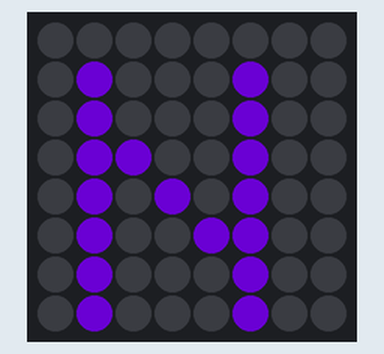
Simulated run of this program. Board: Raspberry Pi (BCM pin numbers) with a Sense HAT. On the bench: the Sense HAT's 8×8 RGB LED matrix. Dim RGB values are drawn brighter than linear; random numbers come from a fixed seed.

Above: at 0.1 s.
At 2.1 s:
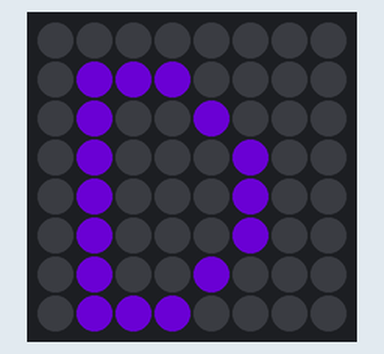
At 8.1 s:
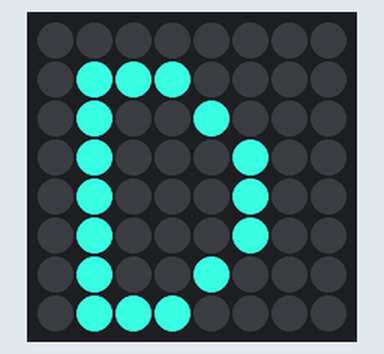
At 14.1 s:
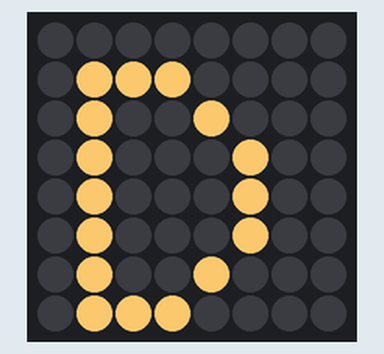
At 25.1 s:
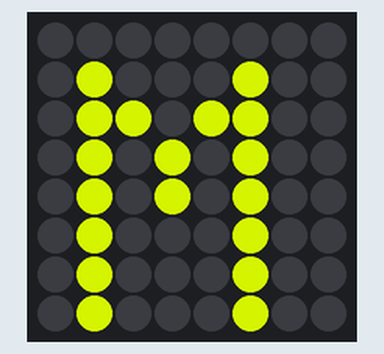
At 38.1 s:
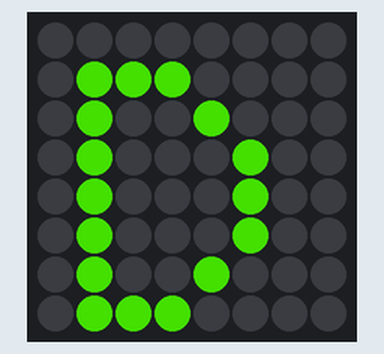

Measured:
- what the display in image 1 shows lasts 4.0 s, from 2.0 s to 6.0 s
- what the display in image 4 shows lasts 1.0 s, from 25.0 s to 26.0 s

The program:

nmd.py
```python
import time
import random
from sense_hat import SenseHat
# initialiseer
sense = SenseHat()
# rotate 180 degrees
sense.set_rotation(180)
# toon een bericht

# message, snelheid, letterkleur, achtergrondkleur

nmd = ['N', 'M', 'D']

while True:
    randomColor = random.randint(0,255),random.randint(0,255),random.randint(0,255)

    for i in nmd:
        sense.show_letter(str(i), randomColor)
        time.sleep(1)
    time.sleep(3)

try:
    main()
except (keyboardInterrupt, SystemExit):
    print('Programma sluiten')
finally:
    print('Opkuisen v/d matrix')
    sense.clear()
    sys.exit(0)
    
```
